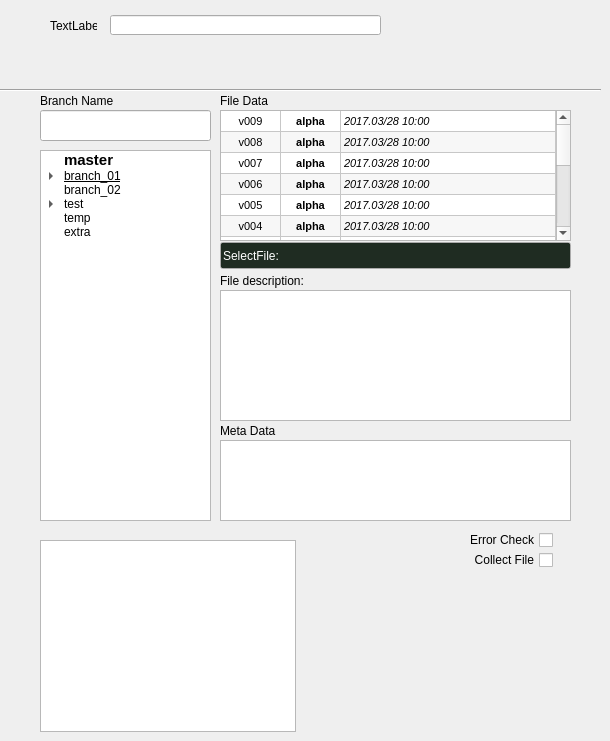
    <widget class="QWidget" name="tab_branch">
     <attribute name="title">
      <string>branch Edit</string>
     </attribute>
     <widget class="QLineEdit" name="lineEdit_branchName">
      <property name="geometry">
       <rect>
        <x>40</x>
        <y>110</y>
        <width>171</width>
        <height>31</height>
       </rect>
      </property>
      <property name="text">
       <string/>
      </property>
     </widget>
     <widget class="QPushButton" name="pushButton_editFileInfo">
      <property name="geometry">
       <rect>
        <x>570</x>
        <y>270</y>
        <width>31</width>
        <height>31</height>
       </rect>
      </property>
      <property name="text">
       <string/>
      </property>
      <property name="icon">
       <iconset>
        <normaloff>icons/button13-512.png</normaloff>icons/button13-512.png</iconset>
      </property>
      <property name="iconSize">
       <size>
        <width>30</width>
        <height>30</height>
       </size>
      </property>
      <property name="autoDefault">
       <bool>false</bool>
      </property>
      <property name="default">
       <bool>false</bool>
      </property>
      <property name="flat">
       <bool>true</bool>
      </property>
     </widget>
     <widget class="QTextBrowser" name="textBrowser_BranchFileInfo">
      <property name="geometry">
       <rect>
        <x>220</x>
        <y>290</y>
        <width>351</width>
        <height>131</height>
       </rect>
      </property>
      <property name="midLineWidth">
       <number>1</number>
      </property>
      <property name="tabChangesFocus">
       <bool>false</bool>
      </property>
      <property name="readOnly">
       <bool>false</bool>
      </property>
      <property name="html">
       <string>&lt;!DOCTYPE HTML PUBLIC &quot;-//W3C//DTD HTML 4.0//EN&quot; &quot;http://www.w3.org/TR/REC-html40/strict.dtd&quot;&gt;
&lt;html&gt;&lt;head&gt;&lt;meta name=&quot;qrichtext&quot; content=&quot;1&quot; /&gt;&lt;style type=&quot;text/css&quot;&gt;
p, li { white-space: pre-wrap; }
&lt;/style&gt;&lt;/head&gt;&lt;body style=&quot; font-family:'PMingLiU'; font-size:9pt; font-weight:400; font-style:normal;&quot;&gt;
&lt;p style=&quot;-qt-paragraph-type:empty; margin-top:0px; margin-bottom:0px; margin-left:0px; margin-right:0px; -qt-block-indent:0; text-indent:0px;&quot;&gt;&lt;br /&gt;&lt;/p&gt;&lt;/body&gt;&lt;/html&gt;</string>
      </property>
      <property name="textInteractionFlags">
       <set>Qt::TextEditorInteraction</set>
      </property>
      <property name="openExternalLinks">
       <bool>true</bool>
      </property>
     </widget>
     <widget class="QLabel" name="label">
      <property name="geometry">
       <rect>
        <x>40</x>
        <y>90</y>
        <width>161</width>
        <height>21</height>
       </rect>
      </property>
      <property name="text">
       <string>Branch Name</string>
      </property>
     </widget>
     <widget class="QTreeWidget" name="treeWidget_branches">
      <property name="geometry">
       <rect>
        <x>40</x>
        <y>150</y>
        <width>171</width>
        <height>371</height>
       </rect>
      </property>
      <property name="alternatingRowColors">
       <bool>false</bool>
      </property>
      <property name="autoExpandDelay">
       <number>1</number>
      </property>
      <property name="allColumnsShowFocus">
       <bool>true</bool>
      </property>
      <property name="headerHidden">
       <bool>true</bool>
      </property>
      <property name="expandsOnDoubleClick">
       <bool>true</bool>
      </property>
      <attribute name="headerVisible">
       <bool>false</bool>
      </attribute>
      <attribute name="headerCascadingSectionResizes">
       <bool>false</bool>
      </attribute>
      <attribute name="headerDefaultSectionSize">
       <number>311</number>
      </attribute>
      <attribute name="headerMinimumSectionSize">
       <number>4</number>
      </attribute>
      <attribute name="headerShowSortIndicator" stdset="0">
       <bool>false</bool>
      </attribute>
      <attribute name="headerStretchLastSection">
       <bool>false</bool>
      </attribute>
      <column>
       <property name="text">
        <string>branch Info</string>
       </property>
      </column>
      <item>
       <property name="text">
        <string>master</string>
       </property>
       <property name="font">
        <font>
         <pointsize>11</pointsize>
         <weight>75</weight>
         <bold>true</bold>
        </font>
       </property>
       <property name="foreground">
        <brush brushstyle="NoBrush">
         <color alpha="255">
          <red>247</red>
          <green>126</green>
          <blue>128</blue>
         </color>
        </brush>
       </property>
      </item>
      <item>
       <property name="text">
        <string>branch_01</string>
       </property>
       <property name="font">
        <font>
         <underline>true</underline>
        </font>
       </property>
       <property name="foreground">
        <brush brushstyle="NoBrush">
         <color alpha="255">
          <red>215</red>
          <green>255</green>
          <blue>208</blue>
         </color>
        </brush>
       </property>
       <item>
        <property name="text">
         <string>branch_01_a</string>
        </property>
        <property name="font">
         <font>
          <italic>true</italic>
         </font>
        </property>
       </item>
       <item>
        <property name="text">
         <string>branch_01_b</string>
        </property>
        <property name="font">
         <font>
          <italic>true</italic>
         </font>
        </property>
       </item>
      </item>
      <item>
       <property name="text">
        <string>branch_02</string>
       </property>
      </item>
      <item>
       <property name="text">
        <string>test</string>
       </property>
       <item>
        <property name="text">
         <string>test_a01</string>
        </property>
       </item>
       <item>
        <property name="text">
         <string>test_a02</string>
        </property>
        <item>
         <property name="text">
          <string>test_a02_1</string>
         </property>
        </item>
       </item>
      </item>
      <item>
       <property name="text">
        <string>temp</string>
       </property>
      </item>
      <item>
       <property name="text">
        <string>extra</string>
       </property>
      </item>
     </widget>
     <widget class="QTableWidget" name="tableWidget_FileList">
      <property name="geometry">
       <rect>
        <x>220</x>
        <y>110</y>
        <width>351</width>
        <height>131</height>
       </rect>
      </property>
      <property name="font">
       <font>
        <pointsize>8</pointsize>
       </font>
      </property>
      <property name="sizeAdjustPolicy">
       <enum>QAbstractScrollArea::AdjustToContentsOnFirstShow</enum>
      </property>
      <property name="autoScrollMargin">
       <number>16</number>
      </property>
      <property name="alternatingRowColors">
       <bool>true</bool>
      </property>
      <property name="selectionMode">
       <enum>QAbstractItemView::SingleSelection</enum>
      </property>
      <property name="selectionBehavior">
       <enum>QAbstractItemView::SelectRows</enum>
      </property>
      <attribute name="horizontalHeaderVisible">
       <bool>false</bool>
      </attribute>
      <attribute name="horizontalHeaderCascadingSectionResizes">
       <bool>false</bool>
      </attribute>
      <attribute name="horizontalHeaderDefaultSectionSize">
       <number>60</number>
      </attribute>
      <attribute name="horizontalHeaderShowSortIndicator" stdset="0">
       <bool>true</bool>
      </attribute>
      <attribute name="horizontalHeaderStretchLastSection">
       <bool>true</bool>
      </attribute>
      <attribute name="verticalHeaderVisible">
       <bool>false</bool>
      </attribute>
      <attribute name="verticalHeaderCascadingSectionResizes">
       <bool>false</bool>
      </attribute>
      <attribute name="verticalHeaderDefaultSectionSize">
       <number>21</number>
      </attribute>
      <row>
       <property name="text">
        <string>01</string>
       </property>
      </row>
      <row>
       <property name="text">
        <string>02</string>
       </property>
      </row>
      <row>
       <property name="text">
        <string>03</string>
       </property>
      </row>
      <row>
       <property name="text">
        <string>04</string>
       </property>
      </row>
      <row>
       <property name="text">
        <string>05</string>
       </property>
      </row>
      <row>
       <property name="text">
        <string>06</string>
       </property>
      </row>
      <row>
       <property name="text">
        <string>07</string>
       </property>
      </row>
      <row>
       <property name="text">
        <string>08</string>
       </property>
      </row>
      <row>
       <property name="text">
        <string>09</string>
       </property>
      </row>
      <row>
       <property name="text">
        <string>10</string>
       </property>
      </row>
      <row>
       <property name="text">
        <string>11</string>
       </property>
      </row>
      <row>
       <property name="text">
        <string>12</string>
       </property>
      </row>
      <row>
       <property name="text">
        <string>13</string>
       </property>
      </row>
      <row>
       <property name="text">
        <string>14</string>
       </property>
      </row>
      <row>
       <property name="text">
        <string>15</string>
       </property>
      </row>
      <column>
       <property name="text">
        <string>Ver.</string>
       </property>
      </column>
      <column>
       <property name="text">
        <string>UserName</string>
       </property>
       <property name="textAlignment">
        <set>AlignCenter</set>
       </property>
      </column>
      <column>
       <property name="text">
        <string>Date..................................................</string>
       </property>
      </column>
      <item row="0" column="0">
       <property name="text">
        <string>v009</string>
       </property>
       <property name="textAlignment">
        <set>AlignCenter</set>
       </property>
       <property name="foreground">
        <brush brushstyle="NoBrush">
         <color alpha="255">
          <red>192</red>
          <green>231</green>
          <blue>248</blue>
         </color>
        </brush>
       </property>
      </item>
      <item row="0" column="1">
       <property name="text">
        <string>alpha</string>
       </property>
       <property name="font">
        <font>
         <weight>75</weight>
         <bold>true</bold>
        </font>
       </property>
       <property name="textAlignment">
        <set>AlignCenter</set>
       </property>
      </item>
      <item row="0" column="2">
       <property name="text">
        <string>2017.03/28 10:00</string>
       </property>
       <property name="font">
        <font>
         <italic>true</italic>
         <kerning>true</kerning>
        </font>
       </property>
      </item>
      <item row="1" column="0">
       <property name="text">
        <string>v008</string>
       </property>
       <property name="textAlignment">
        <set>AlignCenter</set>
       </property>
      </item>
      <item row="1" column="1">
       <property name="text">
        <string>alpha</string>
       </property>
       <property name="font">
        <font>
         <weight>75</weight>
         <bold>true</bold>
        </font>
       </property>
       <property name="textAlignment">
        <set>AlignCenter</set>
       </property>
      </item>
      <item row="1" column="2">
       <property name="text">
        <string>2017.03/28 10:00</string>
       </property>
       <property name="font">
        <font>
         <italic>true</italic>
        </font>
       </property>
      </item>
      <item row="2" column="0">
       <property name="text">
        <string>v007</string>
       </property>
       <property name="textAlignment">
        <set>AlignCenter</set>
       </property>
      </item>
      <item row="2" column="1">
       <property name="text">
        <string>alpha</string>
       </property>
       <property name="font">
        <font>
         <weight>75</weight>
         <bold>true</bold>
        </font>
       </property>
       <property name="textAlignment">
        <set>AlignCenter</set>
       </property>
      </item>
      <item row="2" column="2">
       <property name="text">
        <string>2017.03/28 10:00</string>
       </property>
       <property name="font">
        <font>
         <italic>true</italic>
        </font>
       </property>
      </item>
      <item row="3" column="0">
       <property name="text">
        <string>v006</string>
       </property>
       <property name="textAlignment">
        <set>AlignCenter</set>
       </property>
      </item>
      <item row="3" column="1">
       <property name="text">
        <string>alpha</string>
       </property>
       <property name="font">
        <font>
         <weight>75</weight>
         <bold>true</bold>
        </font>
       </property>
       <property name="textAlignment">
        <set>AlignCenter</set>
       </property>
      </item>
      <item row="3" column="2">
       <property name="text">
        <string>2017.03/28 10:00</string>
       </property>
       <property name="font">
        <font>
         <italic>true</italic>
        </font>
       </property>
      </item>
      <item row="4" column="0">
       <property name="text">
        <string>v005</string>
       </property>
       <property name="textAlignment">
        <set>AlignCenter</set>
       </property>
      </item>
      <item row="4" column="1">
       <property name="text">
        <string>alpha</string>
       </property>
       <property name="font">
        <font>
         <weight>75</weight>
         <bold>true</bold>
        </font>
       </property>
       <property name="textAlignment">
        <set>AlignCenter</set>
       </property>
      </item>
      <item row="4" column="2">
       <property name="text">
        <string>2017.03/28 10:00</string>
       </property>
       <property name="font">
        <font>
         <italic>true</italic>
        </font>
       </property>
      </item>
      <item row="5" column="0">
       <property name="text">
        <string>v004</string>
       </property>
       <property name="textAlignment">
        <set>AlignCenter</set>
       </property>
      </item>
      <item row="5" column="1">
       <property name="text">
        <string>alpha</string>
       </property>
       <property name="font">
        <font>
         <weight>75</weight>
         <bold>true</bold>
        </font>
       </property>
       <property name="textAlignment">
        <set>AlignCenter</set>
       </property>
      </item>
      <item row="5" column="2">
       <property name="text">
        <string>2017.03/28 10:00</string>
       </property>
       <property name="font">
        <font>
         <italic>true</italic>
        </font>
       </property>
      </item>
      <item row="6" column="0">
       <property name="text">
        <string>v003</string>
       </property>
       <property name="textAlignment">
        <set>AlignCenter</set>
       </property>
      </item>
      <item row="6" column="1">
       <property name="text">
        <string>alpha</string>
       </property>
       <property name="font">
        <font>
         <weight>75</weight>
         <bold>true</bold>
        </font>
       </property>
       <property name="textAlignment">
        <set>AlignCenter</set>
       </property>
      </item>
      <item row="6" column="2">
       <property name="text">
        <string>2017.03/28 10:00</string>
       </property>
       <property name="font">
        <font>
         <italic>true</italic>
        </font>
       </property>
      </item>
      <item row="7" column="0">
       <property name="text">
        <string>v002</string>
       </property>
       <property name="textAlignment">
        <set>AlignCenter</set>
       </property>
      </item>
      <item row="7" column="1">
       <property name="text">
        <string>alpha</string>
       </property>
       <property name="font">
        <font>
         <weight>75</weight>
         <bold>true</bold>
        </font>
       </property>
       <property name="textAlignment">
        <set>AlignCenter</set>
       </property>
      </item>
      <item row="7" column="2">
       <property name="text">
        <string>2017.03/28 10:00</string>
       </property>
       <property name="font">
        <font>
         <italic>true</italic>
        </font>
       </property>
      </item>
      <item row="8" column="0">
       <property name="text">
        <string>v001</string>
       </property>
       <property name="textAlignment">
        <set>AlignCenter</set>
       </property>
      </item>
      <item row="8" column="1">
       <property name="text">
        <string>alpha</string>
       </property>
       <property name="font">
        <font>
         <weight>75</weight>
         <bold>true</bold>
        </font>
       </property>
       <property name="textAlignment">
        <set>AlignCenter</set>
       </property>
      </item>
      <item row="8" column="2">
       <property name="text">
        <string>2017.03/28 10:00</string>
       </property>
       <property name="font">
        <font>
         <italic>true</italic>
        </font>
       </property>
      </item>
      <item row="9" column="1">
       <property name="text">
        <string/>
       </property>
       <property name="textAlignment">
        <set>AlignCenter</set>
       </property>
      </item>
      <item row="9" column="2">
       <property name="text">
        <string/>
       </property>
       <property name="font">
        <font>
         <italic>true</italic>
        </font>
       </property>
      </item>
      <item row="10" column="1">
       <property name="text">
        <string/>
       </property>
       <property name="textAlignment">
        <set>AlignCenter</set>
       </property>
      </item>
     </widget>
     <widget class="QLineEdit" name="lineEdit_currentFileName">
      <property name="geometry">
       <rect>
        <x>220</x>
        <y>242</y>
        <width>351</width>
        <height>27</height>
       </rect>
      </property>
      <property name="palette">
       <palette>
        <active>
         <colorrole role="Text">
          <brush brushstyle="SolidPattern">
           <color alpha="255">
            <red>255</red>
            <green>255</green>
            <blue>255</blue>
           </color>
          </brush>
         </colorrole>
         <colorrole role="Base">
          <brush brushstyle="SolidPattern">
           <color alpha="255">
            <red>31</red>
            <green>44</green>
            <blue>34</blue>
           </color>
          </brush>
         </colorrole>
        </active>
        <inactive>
         <colorrole role="Text">
          <brush brushstyle="SolidPattern">
           <color alpha="255">
            <red>255</red>
            <green>255</green>
            <blue>255</blue>
           </color>
          </brush>
         </colorrole>
         <colorrole role="Base">
          <brush brushstyle="SolidPattern">
           <color alpha="255">
            <red>31</red>
            <green>44</green>
            <blue>34</blue>
           </color>
          </brush>
         </colorrole>
        </inactive>
        <disabled>
         <colorrole role="Text">
          <brush brushstyle="SolidPattern">
           <color alpha="255">
            <red>120</red>
            <green>120</green>
            <blue>120</blue>
           </color>
          </brush>
         </colorrole>
         <colorrole role="Base">
          <brush brushstyle="SolidPattern">
           <color alpha="255">
            <red>240</red>
            <green>240</green>
            <blue>240</blue>
           </color>
          </brush>
         </colorrole>
        </disabled>
       </palette>
      </property>
      <property name="text">
       <string>SelectFile:</string>
      </property>
     </widget>
     <widget class="QPushButton" name="pushButton_saveFile">
      <property name="geometry">
       <rect>
        <x>570</x>
        <y>110</y>
        <width>31</width>
        <height>31</height>
       </rect>
      </property>
      <property name="text">
       <string/>
      </property>
      <property name="icon">
       <iconset>
        <normaloff>icons/uploadSQ-512.png</normaloff>icons/uploadSQ-512.png</iconset>
      </property>
      <property name="iconSize">
       <size>
        <width>30</width>
        <height>30</height>
       </size>
      </property>
      <property name="autoDefault">
       <bool>false</bool>
      </property>
      <property name="default">
       <bool>false</bool>
      </property>
      <property name="flat">
       <bool>true</bool>
      </property>
     </widget>
     <widget class="QPushButton" name="pushButton_loadFile">
      <property name="geometry">
       <rect>
        <x>570</x>
        <y>140</y>
        <width>31</width>
        <height>31</height>
       </rect>
      </property>
      <property name="text">
       <string/>
      </property>
      <property name="icon">
       <iconset>
        <normaloff>icons/downloadSQ-512.png</normaloff>icons/downloadSQ-512.png</iconset>
      </property>
      <property name="iconSize">
       <size>
        <width>30</width>
        <height>30</height>
       </size>
      </property>
      <property name="autoDefault">
       <bool>false</bool>
      </property>
      <property name="default">
       <bool>false</bool>
      </property>
      <property name="flat">
       <bool>true</bool>
      </property>
     </widget>
     <widget class="QPushButton" name="pushButton_updateInfo">
      <property name="geometry">
       <rect>
        <x>570</x>
        <y>300</y>
        <width>31</width>
        <height>31</height>
       </rect>
      </property>
      <property name="text">
       <string/>
      </property>
      <property name="icon">
       <iconset>
        <normaloff>icons/button46-512.png</normaloff>icons/button46-512.png</iconset>
      </property>
      <property name="iconSize">
       <size>
        <width>30</width>
        <height>30</height>
       </size>
      </property>
      <property name="autoDefault">
       <bool>false</bool>
      </property>
      <property name="default">
       <bool>false</bool>
      </property>
      <property name="flat">
       <bool>true</bool>
      </property>
     </widget>
     <widget class="QTextBrowser" name="textBrowser_metaData">
      <property name="geometry">
       <rect>
        <x>220</x>
        <y>440</y>
        <width>351</width>
        <height>81</height>
       </rect>
      </property>
      <property name="midLineWidth">
       <number>1</number>
      </property>
      <property name="tabChangesFocus">
       <bool>false</bool>
      </property>
      <property name="readOnly">
       <bool>false</bool>
      </property>
      <property name="html">
       <string>&lt;!DOCTYPE HTML PUBLIC &quot;-//W3C//DTD HTML 4.0//EN&quot; &quot;http://www.w3.org/TR/REC-html40/strict.dtd&quot;&gt;
&lt;html&gt;&lt;head&gt;&lt;meta name=&quot;qrichtext&quot; content=&quot;1&quot; /&gt;&lt;style type=&quot;text/css&quot;&gt;
p, li { white-space: pre-wrap; }
&lt;/style&gt;&lt;/head&gt;&lt;body style=&quot; font-family:'PMingLiU'; font-size:9pt; font-weight:400; font-style:normal;&quot;&gt;
&lt;p style=&quot;-qt-paragraph-type:empty; margin-top:0px; margin-bottom:0px; margin-left:0px; margin-right:0px; -qt-block-indent:0; text-indent:0px;&quot;&gt;&lt;br /&gt;&lt;/p&gt;&lt;/body&gt;&lt;/html&gt;</string>
      </property>
      <property name="textInteractionFlags">
       <set>Qt::TextEditorInteraction</set>
      </property>
      <property name="openExternalLinks">
       <bool>true</bool>
      </property>
     </widget>
     <widget class="QLabel" name="label_fileDescription">
      <property name="geometry">
       <rect>
        <x>220</x>
        <y>273</y>
        <width>131</width>
        <height>16</height>
       </rect>
      </property>
      <property name="text">
       <string>File description:</string>
      </property>
     </widget>
     <widget class="QLabel" name="label_metaData">
      <property name="geometry">
       <rect>
        <x>220</x>
        <y>423</y>
        <width>131</width>
        <height>16</height>
       </rect>
      </property>
      <property name="text">
       <string>Meta Data</string>
      </property>
     </widget>
     <widget class="QPushButton" name="pushButton_createNewBranch">
      <property name="geometry">
       <rect>
        <x>5</x>
        <y>110</y>
        <width>31</width>
        <height>31</height>
       </rect>
      </property>
      <property name="text">
       <string/>
      </property>
      <property name="icon">
       <iconset>
        <normaloff>icons/circle-content-share-social-512.png</normaloff>icons/circle-content-share-social-512.png</iconset>
      </property>
      <property name="iconSize">
       <size>
        <width>30</width>
        <height>30</height>
       </size>
      </property>
      <property name="autoDefault">
       <bool>false</bool>
      </property>
      <property name="default">
       <bool>false</bool>
      </property>
      <property name="flat">
       <bool>true</bool>
      </property>
     </widget>
     <widget class="QPushButton" name="pushButton_mergeToMaster">
      <property name="geometry">
       <rect>
        <x>5</x>
        <y>150</y>
        <width>31</width>
        <height>31</height>
       </rect>
      </property>
      <property name="text">
       <string/>
      </property>
      <property name="icon">
       <iconset>
        <normaloff>icons/star-512.png</normaloff>icons/star-512.png</iconset>
      </property>
      <property name="iconSize">
       <size>
        <width>30</width>
        <height>30</height>
       </size>
      </property>
      <property name="autoDefault">
       <bool>false</bool>
      </property>
      <property name="default">
       <bool>false</bool>
      </property>
      <property name="flat">
       <bool>true</bool>
      </property>
     </widget>
     <widget class="QPushButton" name="pushButton_closeBranch">
      <property name="geometry">
       <rect>
        <x>5</x>
        <y>180</y>
        <width>31</width>
        <height>31</height>
       </rect>
      </property>
      <property name="text">
       <string/>
      </property>
      <property name="icon">
       <iconset>
        <normaloff>icons/button12-512.png</normaloff>icons/button12-512.png</iconset>
      </property>
      <property name="iconSize">
       <size>
        <width>30</width>
        <height>30</height>
       </size>
      </property>
      <property name="autoDefault">
       <bool>false</bool>
      </property>
      <property name="default">
       <bool>false</bool>
      </property>
      <property name="flat">
       <bool>true</bool>
      </property>
     </widget>
     <widget class="QPushButton" name="pushButton_openFileJson">
      <property name="geometry">
       <rect>
        <x>570</x>
        <y>170</y>
        <width>31</width>
        <height>31</height>
       </rect>
      </property>
      <property name="text">
       <string/>
      </property>
      <property name="icon">
       <iconset>
        <normaloff>icons/circle-edit-articleSQ-512.png</normaloff>icons/circle-edit-articleSQ-512.png</iconset>
      </property>
      <property name="iconSize">
       <size>
        <width>30</width>
        <height>30</height>
       </size>
      </property>
      <property name="autoDefault">
       <bool>false</bool>
      </property>
      <property name="default">
       <bool>false</bool>
      </property>
      <property name="flat">
       <bool>true</bool>
      </property>
     </widget>
     <widget class="QPushButton" name="pushButton_openBranchJson">
      <property name="geometry">
       <rect>
        <x>5</x>
        <y>210</y>
        <width>31</width>
        <height>31</height>
       </rect>
      </property>
      <property name="text">
       <string/>
      </property>
      <property name="icon">
       <iconset>
        <normaloff>icons/button18-512.png</normaloff>icons/button18-512.png</iconset>
      </property>
      <property name="iconSize">
       <size>
        <width>30</width>
        <height>30</height>
       </size>
      </property>
      <property name="autoDefault">
       <bool>false</bool>
      </property>
      <property name="default">
       <bool>false</bool>
      </property>
      <property name="flat">
       <bool>true</bool>
      </property>
     </widget>
     <widget class="QLabel" name="label_fileData">
      <property name="geometry">
       <rect>
        <x>220</x>
        <y>90</y>
        <width>161</width>
        <height>21</height>
       </rect>
      </property>
      <property name="text">
       <string>File Data</string>
      </property>
     </widget>
     <widget class="QPushButton" name="pushButton_reNewBranchDict">
      <property name="geometry">
       <rect>
        <x>5</x>
        <y>490</y>
        <width>31</width>
        <height>31</height>
       </rect>
      </property>
      <property name="text">
       <string/>
      </property>
      <property name="icon">
       <iconset>
        <normaloff>icons/wrench-512.png</normaloff>icons/wrench-512.png</iconset>
      </property>
      <property name="iconSize">
       <size>
        <width>30</width>
        <height>30</height>
       </size>
      </property>
      <property name="autoDefault">
       <bool>false</bool>
      </property>
      <property name="default">
       <bool>false</bool>
      </property>
      <property name="flat">
       <bool>true</bool>
      </property>
     </widget>
     <widget class="QLabel" name="label_currentProj">
      <property name="geometry">
       <rect>
        <x>50</x>
        <y>20</y>
        <width>47</width>
        <height>12</height>
       </rect>
      </property>
      <property name="text">
       <string>TextLabel</string>
      </property>
     </widget>
     <widget class="QLineEdit" name="lineEdit_currentProj">
      <property name="geometry">
       <rect>
        <x>110</x>
        <y>15</y>
        <width>271</width>
        <height>20</height>
       </rect>
      </property>
      <property name="readOnly">
       <bool>true</bool>
      </property>
     </widget>
     <widget class="QPushButton" name="pushButton_publish">
      <property name="geometry">
       <rect>
        <x>570</x>
        <y>530</y>
        <width>31</width>
        <height>31</height>
       </rect>
      </property>
      <property name="text">
       <string/>
      </property>
      <property name="icon">
       <iconset>
        <normaloff>icons/crown-512.png</normaloff>icons/crown-512.png</iconset>
      </property>
      <property name="iconSize">
       <size>
        <width>30</width>
        <height>30</height>
       </size>
      </property>
      <property name="autoDefault">
       <bool>false</bool>
      </property>
      <property name="default">
       <bool>false</bool>
      </property>
      <property name="flat">
       <bool>true</bool>
      </property>
     </widget>
     <widget class="Line" name="line">
      <property name="geometry">
       <rect>
        <x>0</x>
        <y>80</y>
        <width>601</width>
        <height>20</height>
       </rect>
      </property>
      <property name="orientation">
       <enum>Qt::Horizontal</enum>
      </property>
     </widget>
     <widget class="QCheckBox" name="checkBox_errorCheck">
      <property name="geometry">
       <rect>
        <x>452</x>
        <y>530</y>
        <width>101</width>
        <height>20</height>
       </rect>
      </property>
      <property name="layoutDirection">
       <enum>Qt::RightToLeft</enum>
      </property>
      <property name="text">
       <string>Error Check</string>
      </property>
     </widget>
     <widget class="QCheckBox" name="checkBox_collectFile">
      <property name="geometry">
       <rect>
        <x>452</x>
        <y>550</y>
        <width>101</width>
        <height>20</height>
       </rect>
      </property>
      <property name="layoutDirection">
       <enum>Qt::RightToLeft</enum>
      </property>
      <property name="text">
       <string>Collect File</string>
      </property>
     </widget>
     <widget class="QPushButton" name="pushButton_setting">
      <property name="geometry">
       <rect>
        <x>570</x>
        <y>0</y>
        <width>31</width>
        <height>31</height>
       </rect>
      </property>
      <property name="text">
       <string/>
      </property>
      <property name="icon">
       <iconset>
        <normaloff>icons/gear-512.png</normaloff>icons/gear-512.png</iconset>
      </property>
      <property name="iconSize">
       <size>
        <width>30</width>
        <height>30</height>
       </size>
      </property>
      <property name="autoDefault">
       <bool>false</bool>
      </property>
      <property name="default">
       <bool>false</bool>
      </property>
      <property name="flat">
       <bool>true</bool>
      </property>
     </widget>
     <widget class="QPushButton" name="pushButton_syncFile">
      <property name="geometry">
       <rect>
        <x>570</x>
        <y>600</y>
        <width>31</width>
        <height>31</height>
       </rect>
      </property>
      <property name="text">
       <string/>
      </property>
      <property name="icon">
       <iconset>
        <normaloff>icons/synced-512.png</normaloff>icons/synced-512.png</iconset>
      </property>
      <property name="iconSize">
       <size>
        <width>30</width>
        <height>30</height>
       </size>
      </property>
      <property name="autoDefault">
       <bool>false</bool>
      </property>
      <property name="default">
       <bool>false</bool>
      </property>
      <property name="flat">
       <bool>true</bool>
      </property>
     </widget>
     <widget class="QGraphicsView" name="graphicsView">
      <property name="geometry">
       <rect>
        <x>40</x>
        <y>540</y>
        <width>256</width>
        <height>192</height>
       </rect>
      </property>
     </widget>
    </widget>
